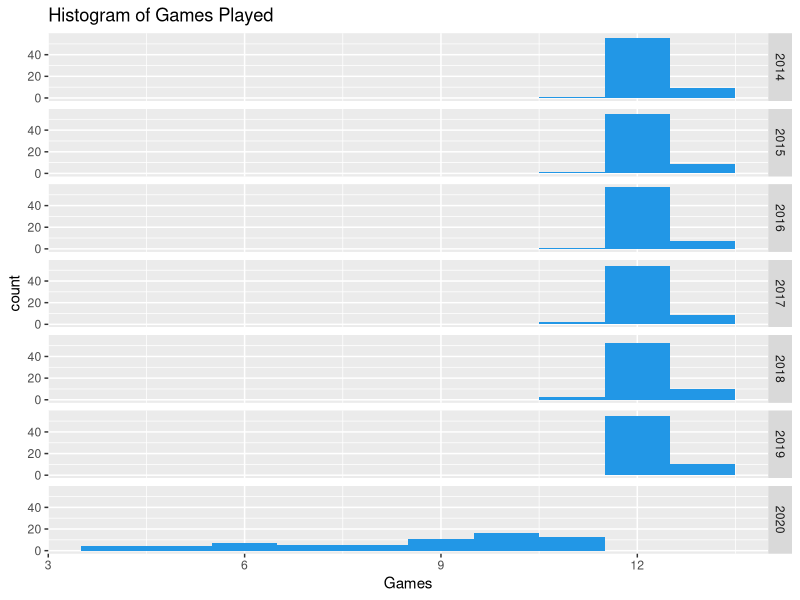
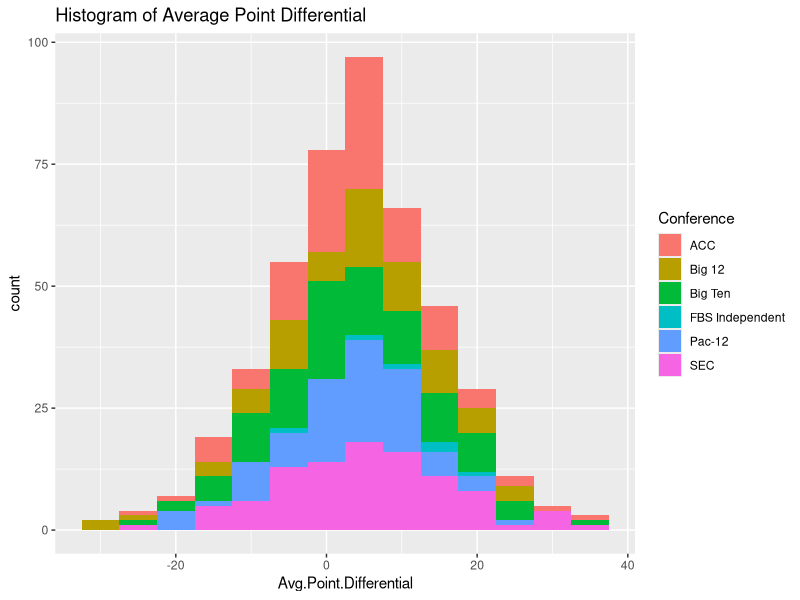
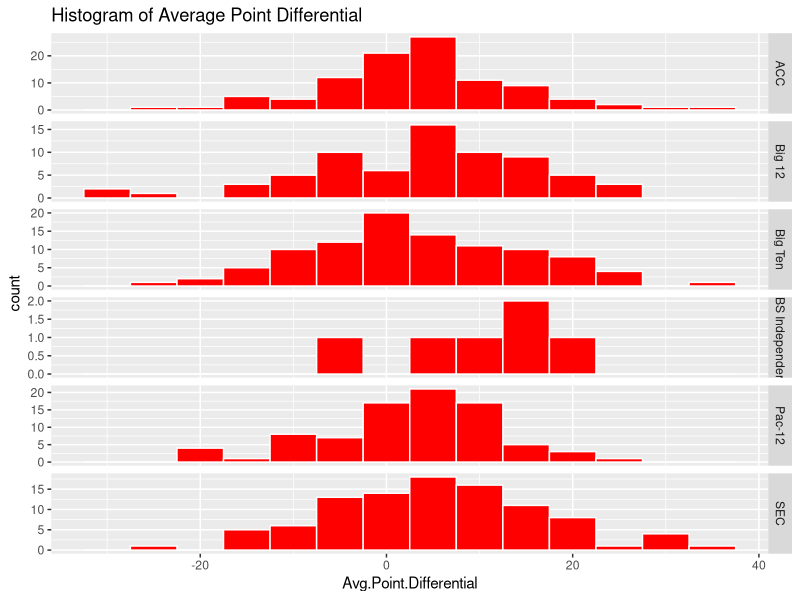

Write the R code that produced these figures, in order. (Note: this script raises an error after producing the figures.)
#loading in libraries
library(ggplot2)

#loading in data
data = read.csv("football.csv")
data$Conference = as.factor(data$Conference)
data$Year = as.factor(data$Year)

# Explorartory Histograms
ggplot(data, aes(x = Games)) + geom_histogram(binwidth = 1, fill = 4) + 
  ggtitle("Histogram of Games Played") + facet_grid(Year ~ .)
ggplot(data, aes(x = Avg.Point.Differential, fill = Conference)) + geom_histogram(binwidth = 5) +
  ggtitle("Histogram of Average Point Differential")

ggplot(data, aes(x = Avg.Point.Differential)) + 
  geom_histogram(binwidth = 5, fill = "red", color = "white") +
  ggtitle("Histogram of Average Point Differential") + 
  facet_grid(Conference ~ ., scales = "free")

data = data[data$Year != 2020,]

############ Correlation plots #############

# fbs independent
corrplot(cor(data[data$Conference=="FBS Independent",! names(data) %in% c("Team","Conference","Year")],
             method="spearman"), type='lower', tl.cex=.5, tl.srt=45, tl.col="black")
title(main="Correlation for Notre Dame", adj=1)

# all but fbs independent
corrplot(cor(transform(data,Conference = as.numeric(Conference))[data$Conference!="FBS Independent",! names(data) %in% c("Team","Year")],
             method="spearman"), type='lower', tl.cex=.5, tl.srt=45, tl.col="black")
title(main="Correlation without Notre Dame", adj=1)

# include fbs independent
corrplot(cor(transform(data,Conference = as.numeric(Conference))[,! names(data) %in% c("Team","Year")],
             method="spearman"), type='lower', tl.cex=.5, tl.srt=45, tl.col="black")
title(main="Overall Correlation", adj=1)


removed = c("Team", "Year", "X3rdDownConvPct", "X3rdDownConvPctDef", "OppFDPerGame",
            "RushYdsPerRushDef", "RushYdsPerGameDef", "PPGDef", "PPG", "YdsPerGame",
            "YdsPerGameDef", "PassYdsPerAtt", "PassYdsPerAttDef", "RushYdsPerRush",
            "Avg.Point.Differential", "PenPerGame", "OppRZScorePct", "RZScorePct",
            "SacksAllowed", "Sacks")

newdata = data[,! names(data) %in% removed]

corrplot(cor(transform(newdata,Conference = as.numeric(Conference)),
             method="spearman"), type='lower', tl.cex=.5, tl.srt=45, tl.col="black")
title(main="Overall Correlation", adj=1)
